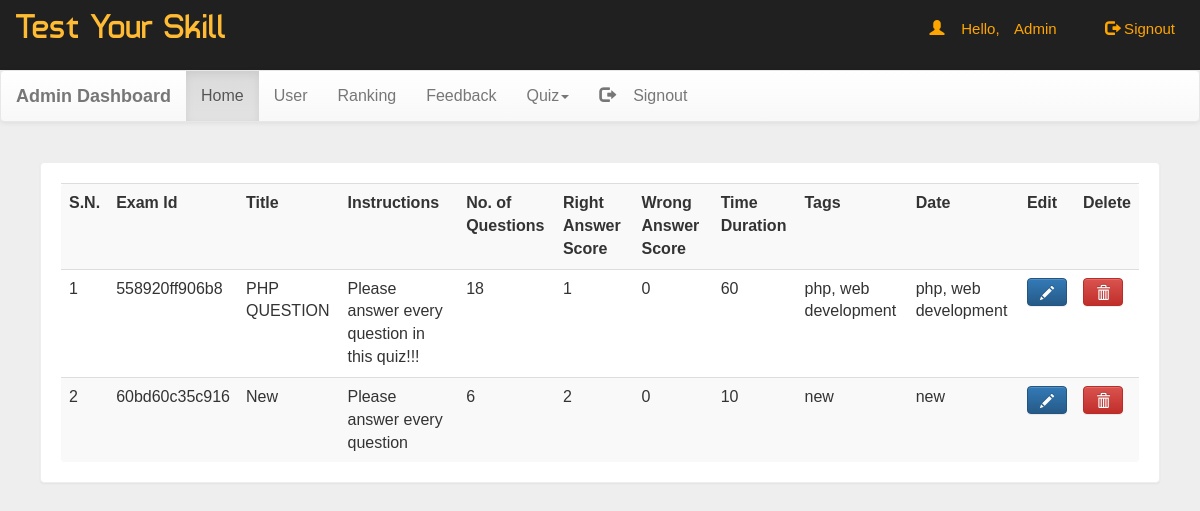
The page /admin/index.php (signed in) on the database its author committed.
### tables this page shows
CREATE TABLE `exam` (
  `ids` int(11) NOT NULL,
  `exam_id` text NOT NULL,
  `question_total` int(11) NOT NULL,
  `right_score_ans` int(11) NOT NULL,
  `wrong_score_ans` int(11) NOT NULL,
  `instructions` text NOT NULL,
  `title` varchar(255) NOT NULL,
  `time` int(11) NOT NULL,
  `tag` varchar(255) NOT NULL,
  `date` date NOT NULL
);

### admin/config/functions.php (called while the page is built, shortened)
<?php
function clean($string){
	return htmlentities(trim($string));
}
function get_user_role(){
	$result = specific_query("SELECT * FROM " . func_get_arg(0) . " WHERE " . implode(" ", array_keys(func_get_arg(1)))  . " = '" . implode(" ", array_values(func_get_arg(1))) . "'");
	$row = fetch_array($result);
	return $row['user_role'];
}
?>

### admin/config/db.php (called while the page is built, shortened)
<?php
$connection = mysqli_connect(DB_HOST, DB_USER, DB_PASSWORD, DB_NAME)
or die("Unable To Connect To The Database");
function escape($string){
	global $connection;
	return mysqli_real_escape_string($connection, $string);
}
function query($sql){
	global $connection;
	return mysqli_query($connection, $sql);
}
function fetch_array($result){
	return mysqli_fetch_assoc($result);
}
function find_all($table){
	return "SELECT * FROM " . $table;
}
function read(){
	if(func_num_args() < 2){
		if(is_string(func_get_arg(0))){
			$sql = find_all(func_get_arg(0));
			$result = query($sql);
			return $result;
		}else{
			return false;
		}
	}
	return false;
}
function specific_query($sql){
	$result = query($sql);
	return $result;
}
?>

### admin/includes/exam.php (the view, shortened to what this page needs)
<?php
$result = read($table = "exam");
?>
<div class="panel">
<div class="table-responsive">
<table class="table table-striped title1">
<tr>
<td><b>S.N.</b></td>
<td><b>Exam Id</b></td>
<td><b>Title</b></td>
<td><b>Instructions</b></td>
<td><b>No. of Questions</b></td>
<td><b>Right Answer Score</b></td>
<td><b>Wrong Answer Score</b></td>
<td><b>Time Duration</b></td>
<td><b>Tags</b></td>
<td><b>Date</b></td>
<td><b>Edit</b></td>
<td><b>Delete</b></td>
</tr>
<?php
$c=1;
while($row = fetch_array($result)) {
	$exam_id             = $row['exam_id'];
	$question_total      = $row['question_total'];
	$right_score_ans     = $row['right_score_ans'];
    $wrong_score_ans     = $row['wrong_score_ans'];
    $instructions        = $row['instructions'];
	$title               = $row['title'];
	$time                = $row['time'];
	$tag                 = $row['tag'];
	$date                = $row['tag'];
?>
	<tr>
	<td><?php echo $c++; ?></td>
	<td><?php echo $exam_id; ?></td>
	<td><?php echo $title; ?></td>
	<td><?php echo $instructions; ?></td>
	<td><?php echo $question_total; ?></td>
	<td><?php echo $right_score_ans; ?></td>
	<td><?php echo $wrong_score_ans; ?></td>
	<td><?php echo $time; ?></td>
	<td><?php echo $tag; ?></td>
	<td><?php echo $date; ?></td>
	<td>
	<form action="index.php?source=edit_quiz" method="post">
		<button title="Edit Quiz" type="submit" class="btn btn-primary" name="edit_quiz"><b><span class="glyphicon glyphicon-pencil" aria-hidden="true"></span></b></button>
	</form>
	</td>
	<td>
	<form action="index.php?source=delete_quiz" method="post">
		<button title="Edit Quiz" type="submit" class="btn btn-danger" name="delete_quiz"><b><span class="glyphicon glyphicon-trash" aria-hidden="true"></span></b></button>
	</form>
	</td>
	</tr>
<?php
}
?>
</table>
</div>
</div>

### admin/includes/header.php (shortened to what this page needs)
<!DOCTYPE html PUBLIC "-//W3C//DTD XHTML 1.0 Transitional//EN" "http://www.w3.org/TR/xhtml1/DTD/xhtml1-transitional.dtd">
<html xmlns="http://www.w3.org/1999/xhtml">
<head>
<link  rel="stylesheet" href="../css/bootstrap.min.css">
<link  rel="stylesheet" href="../css/bootstrap-theme.min.css">
<link rel="stylesheet" href="../css/main.css">
<link  rel="stylesheet" href="../css/font.css">
<?php
$users_array['username'] = escape(clean(trim($_SESSION['username'])));
if( (isset($_SESSION['username'])) && (get_user_role($table = "admin", $users_array)  !== "Admin") ){
	redirect("../logout.php");
}
?>
</head>
<body style="background:#eee;">
<div class="header">
	<div class="row">
		<div class="col-xs-6 col-sm-6 col-md-6">
			<span class="logo">Test Your Skill</span>
		</div>
		<div class="col-xs-6 col-sm-6 col-md-6">
			<span class="pull-right top title1" >
				<span class="log1"><span class="glyphicon glyphicon-user" aria-hidden="true">
				</span>&nbsp;&nbsp;&nbsp;&nbsp;Hello,</span>
				<a href="index.php?source=profile" style="padding-right:25px;" class="log1"><?php echo $_SESSION['username']; ?></a>&nbsp;&nbsp;
				<a href="../logout.php" style="padding-right:25px;" class="log1"><span class="glyphicon glyphicon-log-out" aria-hidden="true"></span>&nbsp;Signout</a>
			</span>
		</div>
	</div>
</div>

### admin/includes/navigation.php (shortened to what this page needs)
<nav class="navbar navbar-default title1">
  <div class="container-fluid">
    <div class="navbar-header">
      <a class="navbar-brand" href="#"><b>Admin Dashboard</b></a>
    </div>
    <div class="collapse navbar-collapse" id="bs-example-navbar-collapse-1">
      <ul class="nav navbar-nav">
        <li class = "<?php echo (!isset($_GET['source'])) ? 'active' : ''; ?>"><a href="index.php">Home<span class="sr-only">(current)</span></a></li>
        <li class = "<?php echo (isset($_GET['source']) && (($_GET['source'] == 'users') || ($_GET['source'] == 'add_user') || ($_GET['source'] == 'edit_user') || ($_GET['source'] == 'edit_admin_user') )) ? 'active' : ''; ?>"><a href="index.php?source=users">User</a></li>
		<li class = "<?php echo (isset($_GET['source']) && $_GET['source'] == 'rank') ? 'active' : ''; ?>"><a href="index.php?source=rank">Ranking</a></li>
		<li class = "<?php echo (isset($_GET['source']) && $_GET['source'] == 'feedback') ? 'active' : ''; ?>"><a href="index.php?source=feedback">Feedback</a></li>
        <li class="dropdown <?php echo ((isset($_GET['source'])) && (($_GET['source'] == 'add_quiz') || ($_GET['source'] == 'add_quiz_step_2'))) ? 'active' : ''; ?> ">
          <a href="#" class="dropdown-toggle" data-toggle="dropdown" role="button" aria-haspopup="true" aria-expanded="false">Quiz<span class="caret"></span>
          </a>
        </li>
        <li class="pull-right"> <a href="../logout.php"><span class="glyphicon glyphicon-log-out" aria-hidden="true"></span>&nbsp;&nbsp;&nbsp;&nbsp;Signout</a></li>
      </ul>
          </div>
  </div>
</nav>

### admin/index.php (shortened to what this page needs)
<?php include_once ("includes/header.php"); ?>
<?php include_once ("includes/navigation.php"); ?>
<?php
$users_array['username'] = escape(clean(trim($_SESSION['username'])));
if( (isset($_SESSION['username'])) && (get_user_role($table = "admin", $users_array)  == "Admin") ){
if(isset($_GET['source'])){
	$source = clean($_GET['source']);
}else{
	$source = "";
}
	switch($source){
		default:
			include_once ("includes/exam.php");
		break;
	}
}else{
		redirect("../logout.php");
}
?>
<?php include_once ("includes/footer.php"); ?>

### admin/includes/footer.php (shortened to what this page needs)
</body>
</html>

### css/main.css (style rules this page uses)
body { overflow-x:hidden; width:100%; font: 15px "Century Gothic", "Times Roman", sans-serif; background:url(../image/bg.jpg); min-height:100%; min-width:100%; background-attachment:fixed; }
.panel { border-color:#eee; margin:40px; padding:20px; font: 15px "Century Gothic", "Times Roman", sans-serif; }
.header { background:#202020; height:70px; }
.logo { font-family:'typo'; font-size:35px; color:#ffbb33; margin:15px; }
.title1 { font: 16px "Century Gothic", "Times Roman", sans-serif; }
.top { margin-top:20px; }
.log1 { font: 15px 'Ubuntu', sans-serif; color:orange; margin-left:10px; }

### rows shown on the page
exam: exam "558920ff906b8", title "PHP QUESTION", instructions "Please answer every question in this quiz!!!", question_total "18", right_score_ans "1", wrong_score_ans "0", time "60", tag "php, web development"
exam: exam "60bd60c35c916", title "New", instructions "Please answer every question", question_total "6", right_score_ans "2", wrong_score_ans "0", time "10", tag "new"

### other values the page prints
$_SESSION['username'] "Admin"
